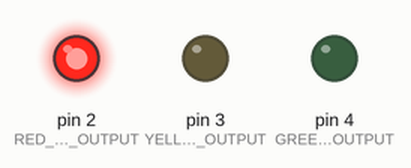
The sketch below on a simulated Arduino Uno, built with avr-gcc and run on an emulated ATmega328P. On the bench: output pins drawn as LEDs (lit = HIGH).

Above: at 0.5 s.
At 2.5 s:
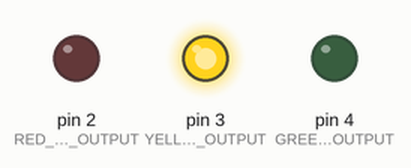
At 4.5 s:
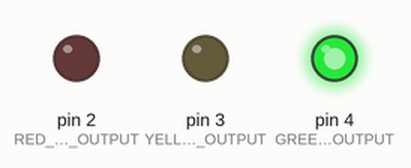
At 5.5 s:
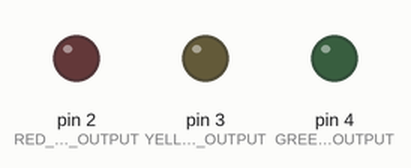
Timing chart, 0 to 7.8 s (numbered marks = the images above):
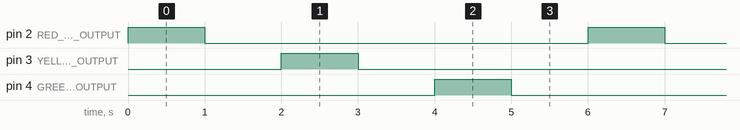

The sketch:

00_traffic_light.ino
```cpp
const int TIME = 1000;
const int RED_LED_OUTPUT = 2;
const int GREEN_LED_OUTPUT = 4;
const int YELLOW_LED_OUTPUT = 3;

void setup()
{
    pinMode(RED_LED_OUTPUT, OUTPUT);
    pinMode(GREEN_LED_OUTPUT, OUTPUT);
    pinMode(YELLOW_LED_OUTPUT, OUTPUT);
}

void loop()
{
    digitalWrite(RED_LED_OUTPUT, HIGH);
    delay(TIME);
    digitalWrite(RED_LED_OUTPUT, LOW);
    delay(TIME);

    digitalWrite(YELLOW_LED_OUTPUT, HIGH);
    delay(TIME);
    digitalWrite(YELLOW_LED_OUTPUT, LOW);
    delay(TIME);

    digitalWrite(GREEN_LED_OUTPUT, HIGH);
    delay(TIME);
    digitalWrite(GREEN_LED_OUTPUT, LOW);
    delay(TIME);
}
```

Measured:
- by itself, pin 2 (RED_LED_OUTPUT), pin 3 (YELLOW_LED_OUTPUT), pin 4 (GREEN_LED_OUTPUT): alternates HIGH for 1.0 s and LOW for 5.0 s
- by itself, everything shown: repeats every 6.0 s, in 6 steps
